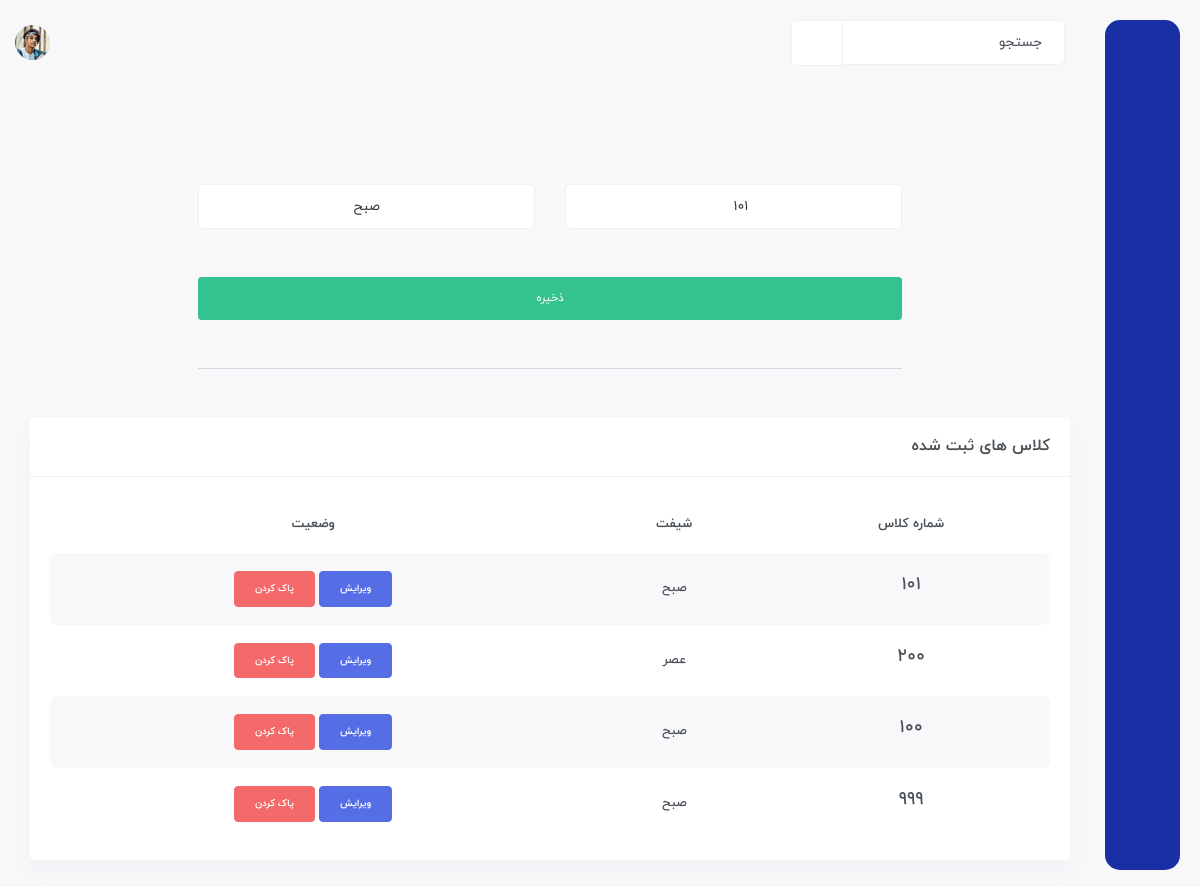
The page /edited/edit-class/101/صبح on the database as committed earlier.
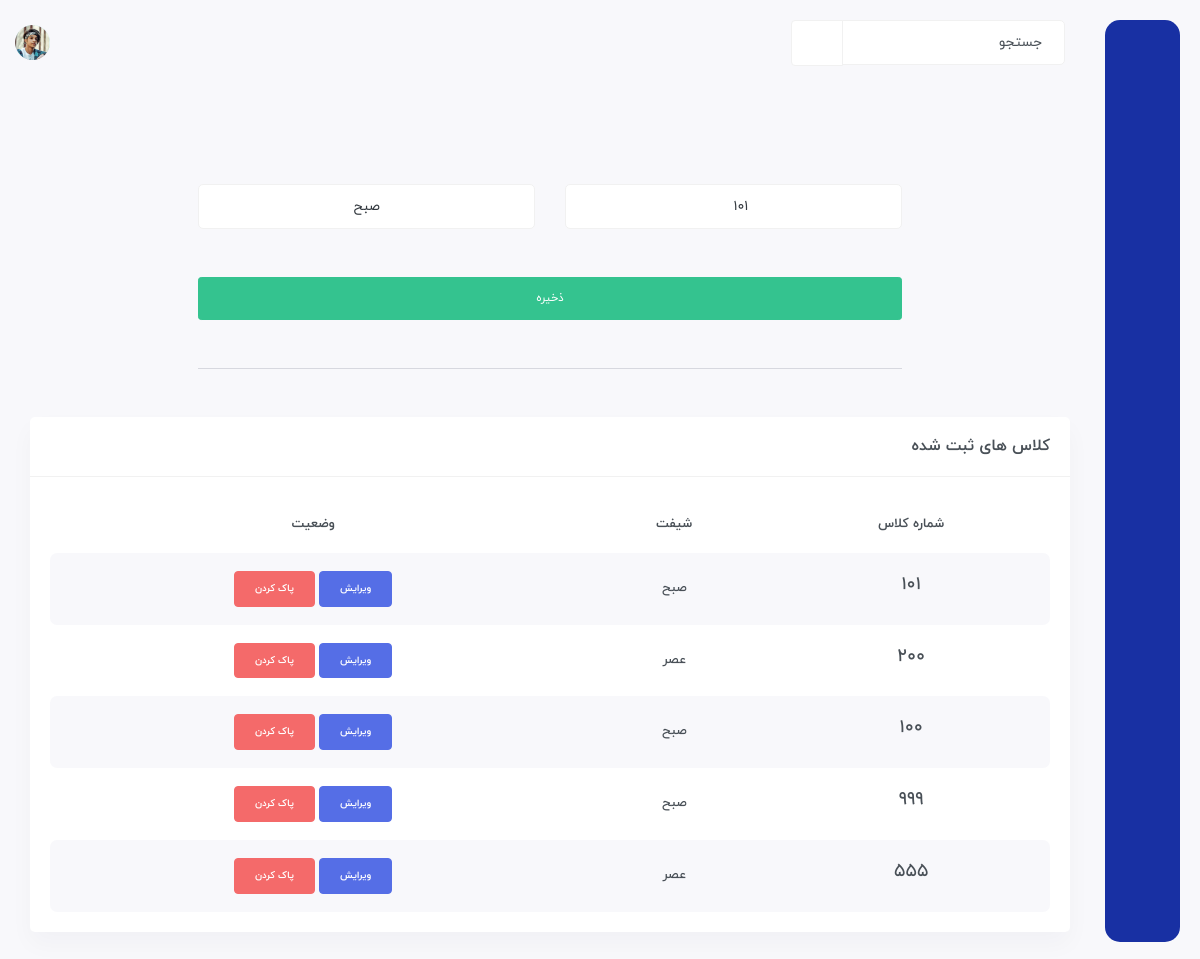
The same page on the database as committed later.
### Student/models.py (models this page shows, shortened)
class Class(models.Model):
    number = models.IntegerField()
    shift = models.CharField(choices=SHIFT, max_length=3)

### Student/views.py (the view)
def class_edit(request, number, shift):
    context = {}
    obj = get_object_or_404(models.Class, number=number, shift=shift)
    form = forms.ClassForm(request.POST or None, instance=obj)
    class_ = models.Class.objects.all()
    if form.is_valid():
        form.save()
        return redirect('student:index')
    context['form'] = form
    context['class'] = class_
    return render(request, 'create-class.html', context)

### Student/forms.py (shortened to what this page needs)
class ClassForm(forms.ModelForm):
    def __init__(self, *args, **kwargs):
        super(ClassForm, self).__init__(*args, **kwargs)
        self.fields['number'].widget.attrs.update({'class': 'form-control text-center mt-3'})
        self.fields['shift'].widget.attrs.update({'class': 'form-control text-center mt-3'})
    class Meta:
        model = models.Class
        fields = '__all__'

### templates/create-class.html (shortened to what this page needs)
{% extends 'base.html' %}
{% load static %}
{% load jalali_tags %}
{% block body %}
	<div id="main-wrapper">
	    <div class="content-body">
            <div class="container">
                <div class="row mt-5 d-flex justify-content-center">
                    <div class="col-md-12">
                        <form action="" method="post">
                            <div class="row d-flex justify-content-center ">
                                <div class="col-md-8">
                                    <div class="col-md-12">
                                        <div class="row">
                                            <div class="col-md-6">
                                                {{ form.number }}
                                            </div>
                                            <div class="col-md-6">
                                                {{ form.shift }}
                                            </div>
                                        </div>
                                        <button class="btn btn-success btn-sm mt-5 btn-block mb-5">ذخیره</button>
                                        <hr class="text-secondary mb-5">
                                    </div>
                                </div>
                            </div>
                        </form>
                    </div>
                    <div class="row d-flex justify-content-center">
                        <div class="col-xxl-8">
                            <div class="card">
                            <div class="card-header align-items-center">
                                <h4 class="card-title">کلاس های ثبت شده</h4>
                            </div>
                            <div class="card-body">
                                <div class="table-responsive">
                                <table class="table table-striped responsive-table text-center">
                                    <thead>
                                    <tr>
                                        <th>شماره کلاس</th>
                                        <th>شیفت</th>
                                        <th>وضعیت</th>
                                    </tr>
                                    </thead>
                                    <tbody>
                                        {% for c in class %}
                                            <tr>
                                                <td>
                                                <h4>{{ c.number }}</h4>
                                                </td>
                                                <td>{{ c.shift }}</td>
                                                <td>
                                                    <a class="btn badge btn-primary" href="{% url 'student:edit-class' c.number c.shift %}">ویرایش</a>
                                                    <button type="button" class="btn badge btn-danger" data-bs-toggle="modal" data-bs-target="#staticBackdrop-{{ c.id }}">
                                                        پاک کردن
                                                    </button>
                                                </td>
                                            </tr>
                                        {% endfor %}
                                    </tbody>
                                </table>
                                </div>
                            </div>
                            </div>
                        </div>
                    </div>
                </div>
            </div>
	    </div>
	</div>
{% endblock %}

Rows that differ between the two databases and show on the page:
added Class: number "555", shift "عصر"
